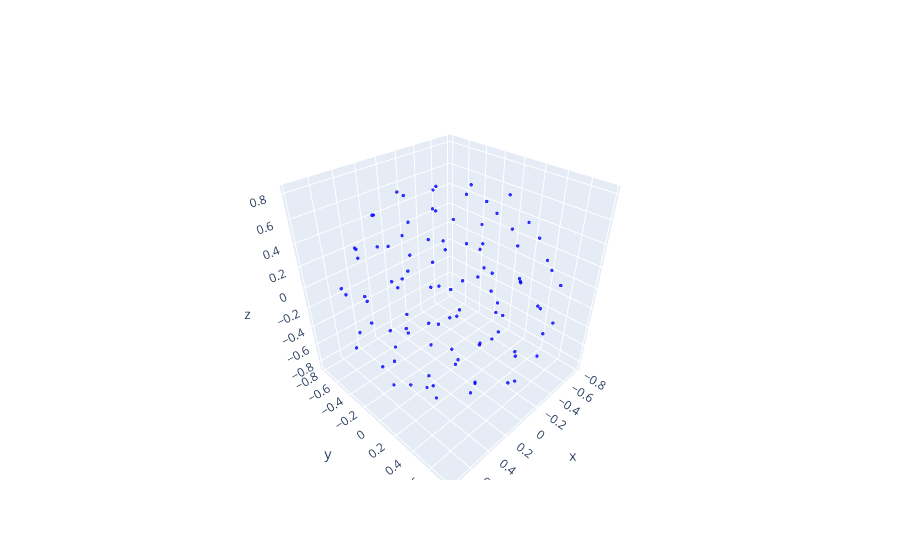

The notebook cell this image was saved under:
### Code cell
from torch_pointcloud.utils.geometry import gradient_optimization_spherical_points, spherical_points_lloyd

kernel_points = spherical_points_lloyd(
    num_points=100,
    radius=1.0,
    position='center',
)

plot_points(kernel_points)
